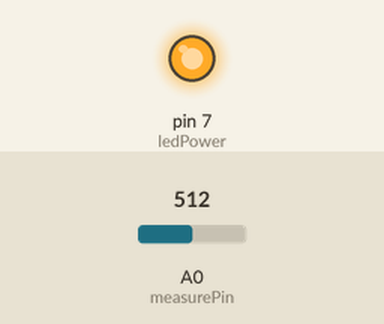
Recording of a sketch running on a simulated Arduino Uno, built with avr-gcc and run on an emulated ATmega328P. Shown: output pins drawn as LEDs (lit = HIGH). The inputs (shaded band) are chosen by the test bench; at power-on: A0 (measurePin) = 512. What the sketch prints to the serial monitor is not drawn.

Above: at 0.1 s.
Timing chart, 0 to 1.6 s (numbered marks = the images above):
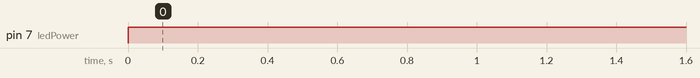

Measured:
- by itself, pin 7 (ledPower): LOW → HIGH at 0.00 s

The sketch:

air1.ino
```cpp
int measurePin = 0;
int ledPower = 7;
int samplingTime = 280;
int deltaTime = 40;
int sleepTime = 9680;
float voMeasured = 0;
float calcVoltage = 0;
float dustDensity = 0;

void setup(){
  Serial.begin(9600);
  pinMode(ledPower,OUTPUT);
}


void loop(){
  digitalWrite(ledPower,LOW); // power on the LED
  delayMicroseconds(samplingTime);
  voMeasured = analogRead(measurePin); // read the dust value
  delayMicroseconds(deltaTime);
  digitalWrite(ledPower,HIGH); // turn the LED off
  delayMicroseconds(sleepTime);
  calcVoltage = voMeasured * (5.0 / 1024.0);
  dustDensity = 170 * calcVoltage - 0.1;
  Serial.println(dustDensity); // unit: ug/m3
  delay(1000);
}
```
